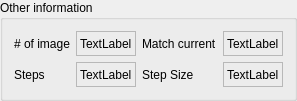
    <widget class="QGroupBox" name="groupBox_3">
     <property name="title">
      <string>Other information</string>
     </property>
     <layout class="QGridLayout" name="gridLayout_4">
      <item row="1" column="6">
       <widget class="QLabel" name="label_35">
        <property name="sizePolicy">
         <sizepolicy hsizetype="Preferred" vsizetype="Fixed">
          <horstretch>0</horstretch>
          <verstretch>0</verstretch>
         </sizepolicy>
        </property>
        <property name="minimumSize">
         <size>
          <width>0</width>
          <height>25</height>
         </size>
        </property>
        <property name="maximumSize">
         <size>
          <width>16777215</width>
          <height>25</height>
         </size>
        </property>
        <property name="frameShape">
         <enum>QFrame::StyledPanel</enum>
        </property>
        <property name="text">
         <string>TextLabel</string>
        </property>
       </widget>
      </item>
      <item row="1" column="5">
       <widget class="QLabel" name="label_5">
        <property name="sizePolicy">
         <sizepolicy hsizetype="Preferred" vsizetype="Fixed">
          <horstretch>0</horstretch>
          <verstretch>0</verstretch>
         </sizepolicy>
        </property>
        <property name="minimumSize">
         <size>
          <width>0</width>
          <height>25</height>
         </size>
        </property>
        <property name="maximumSize">
         <size>
          <width>16777215</width>
          <height>25</height>
         </size>
        </property>
        <property name="text">
         <string>Step Size</string>
        </property>
       </widget>
      </item>
      <item row="1" column="2">
       <widget class="QLabel" name="label_4">
        <property name="sizePolicy">
         <sizepolicy hsizetype="Preferred" vsizetype="Fixed">
          <horstretch>0</horstretch>
          <verstretch>0</verstretch>
         </sizepolicy>
        </property>
        <property name="minimumSize">
         <size>
          <width>0</width>
          <height>25</height>
         </size>
        </property>
        <property name="maximumSize">
         <size>
          <width>16777215</width>
          <height>25</height>
         </size>
        </property>
        <property name="text">
         <string>Steps</string>
        </property>
       </widget>
      </item>
      <item row="0" column="5">
       <widget class="QLabel" name="label_63">
        <property name="sizePolicy">
         <sizepolicy hsizetype="Preferred" vsizetype="Fixed">
          <horstretch>0</horstretch>
          <verstretch>0</verstretch>
         </sizepolicy>
        </property>
        <property name="minimumSize">
         <size>
          <width>0</width>
          <height>25</height>
         </size>
        </property>
        <property name="maximumSize">
         <size>
          <width>16777215</width>
          <height>25</height>
         </size>
        </property>
        <property name="text">
         <string>Match current</string>
        </property>
       </widget>
      </item>
      <item row="0" column="4">
       <widget class="QLabel" name="label_62">
        <property name="sizePolicy">
         <sizepolicy hsizetype="Preferred" vsizetype="Fixed">
          <horstretch>0</horstretch>
          <verstretch>0</verstretch>
         </sizepolicy>
        </property>
        <property name="minimumSize">
         <size>
          <width>0</width>
          <height>25</height>
         </size>
        </property>
        <property name="maximumSize">
         <size>
          <width>16777215</width>
          <height>25</height>
         </size>
        </property>
        <property name="frameShape">
         <enum>QFrame::StyledPanel</enum>
        </property>
        <property name="text">
         <string>TextLabel</string>
        </property>
       </widget>
      </item>
      <item row="0" column="2">
       <widget class="QLabel" name="label_61">
        <property name="sizePolicy">
         <sizepolicy hsizetype="Preferred" vsizetype="Fixed">
          <horstretch>0</horstretch>
          <verstretch>0</verstretch>
         </sizepolicy>
        </property>
        <property name="minimumSize">
         <size>
          <width>0</width>
          <height>25</height>
         </size>
        </property>
        <property name="maximumSize">
         <size>
          <width>16777215</width>
          <height>25</height>
         </size>
        </property>
        <property name="text">
         <string># of image</string>
        </property>
       </widget>
      </item>
      <item row="1" column="4">
       <widget class="QLabel" name="label_34">
        <property name="sizePolicy">
         <sizepolicy hsizetype="Preferred" vsizetype="Fixed">
          <horstretch>0</horstretch>
          <verstretch>0</verstretch>
         </sizepolicy>
        </property>
        <property name="minimumSize">
         <size>
          <width>0</width>
          <height>25</height>
         </size>
        </property>
        <property name="maximumSize">
         <size>
          <width>16777215</width>
          <height>25</height>
         </size>
        </property>
        <property name="frameShape">
         <enum>QFrame::StyledPanel</enum>
        </property>
        <property name="text">
         <string>TextLabel</string>
        </property>
       </widget>
      </item>
      <item row="0" column="6">
       <widget class="QLabel" name="label_64">
        <property name="sizePolicy">
         <sizepolicy hsizetype="Preferred" vsizetype="Fixed">
          <horstretch>0</horstretch>
          <verstretch>0</verstretch>
         </sizepolicy>
        </property>
        <property name="minimumSize">
         <size>
          <width>0</width>
          <height>25</height>
         </size>
        </property>
        <property name="maximumSize">
         <size>
          <width>16777215</width>
          <height>25</height>
         </size>
        </property>
        <property name="frameShape">
         <enum>QFrame::StyledPanel</enum>
        </property>
        <property name="text">
         <string>TextLabel</string>
        </property>
       </widget>
      </item>
     </layout>
    </widget>
